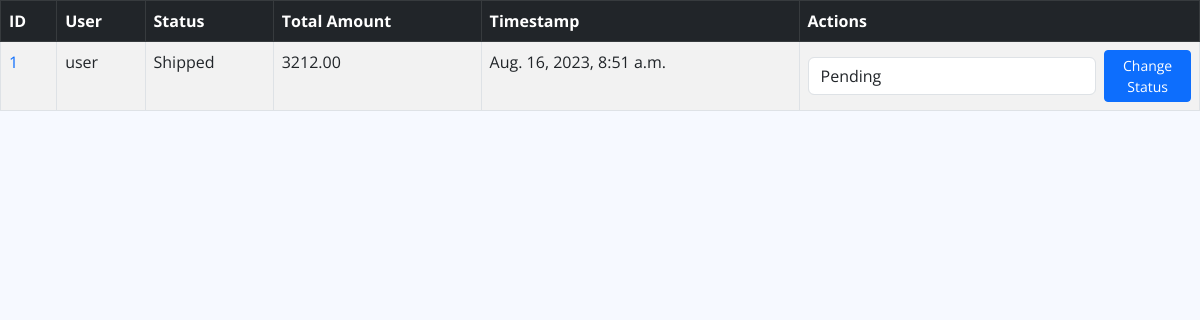
/orders/, run on an earlier commit of the app's database.
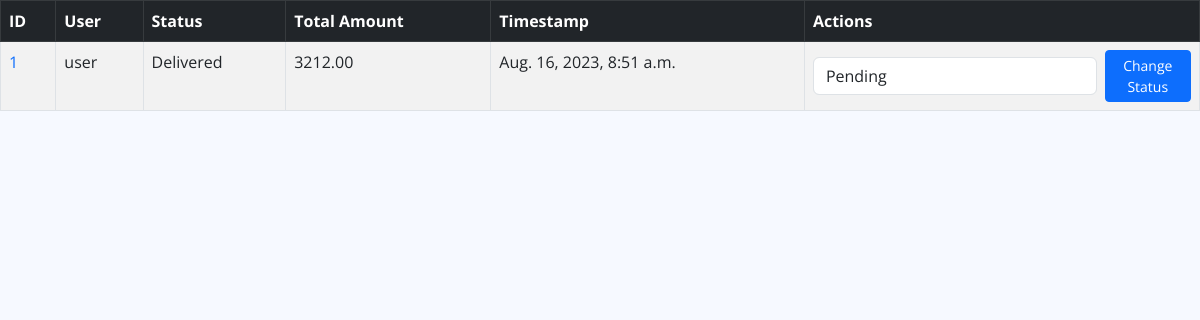
And on a later commit of the database.
### app/models.py (models this page shows, shortened)
class Order(models.Model):
    STATUS_CHOICES = (
        ('processing', 'Processing'),
        ('shipped', 'Shipped'),
        ('delivered', 'Delivered'),
    )
    user = models.ForeignKey(settings.AUTH_USER_MODEL, on_delete=models.CASCADE)
    status = models.CharField(max_length=20, choices=STATUS_CHOICES, default='processing')
    total_amount = models.DecimalField(max_digits=10, decimal_places=2)
    timestamp = models.DateTimeField(auto_now_add=True)

class CustomUser(AbstractUser):
    name = models.CharField(max_length=100)
    email = models.EmailField(unique=True)
    def __str__(self):
        return self.username

### app/views.py (the view)
# urls.py: path('orders/', views.OrderListView.as_view(), name='admin-order-list'),
class OrderListView(ListView):
    model = Order
    template_name = 'order_list.html'
    context_object_name = 'orders'

### templates/order_list.html (shortened to what this page needs)
<!DOCTYPE html>
<html lang="en">
<head>
{% load static %}
  <link rel="stylesheet" type="text/css" href="{% static 'assets/css/style.css' %}">
  <link href="{% static 'assets/vendor/bootstrap/css/bootstrap.min.css' %}" rel="stylesheet">
  <link href="{% static 'assets/vendor/bootstrap-icons/bootstrap-icons.css' %}" rel="stylesheet">
  <link href="{% static 'assets/vendor/boxicons/css/boxicons.min.css' %}" rel="stylesheet">
  <link href="{% static 'assets/vendor/quill/quill.snow.css' %}" rel="stylesheet">
  <link href="{% static 'assets/vendor/quill/quill.bubble.css' %}" rel="stylesheet">
  <link href="{% static 'assets/vendor/remixicon/remixicon.css' %}" rel="stylesheet">
  <link href="{% static 'assets/vendor/simple-datatables/style.css' %}" rel="stylesheet">
  <link href="{% static 'assets/css/style.css' %}" rel="stylesheet">
</head>
<div class="custom-order-list">
    <table class="table table-bordered table-striped">
        <thead class="table-dark">
            <tr>
                <th>ID</th>
                <th>User</th>
                <th>Status</th>
                <th>Total Amount</th>
                <th>Timestamp</th>
                <th>Actions</th>
            </tr>
        </thead>
        <tbody>
            {% for order in orders %}
                <tr>
                    <td><a href="{% url 'admin-order-detail' order.pk %}" class="text-primary">{{ order.id }}</a></td>
                    <td>{{ order.user }}</td>
                    <td>{{ order.status }}</td>
                    <td>{{ order.total_amount }}</td>
                    <td>{{ order.timestamp }}</td>
                    <td>
                        <form class="d-flex align-items-center" method="post" action="{% url 'admin-order-change-status' order.pk %}">
                            <select name="new_status" class="form-control me-2">
                                <option value="Pending">Pending</option>
                            </select>
                            <button type="submit" class="btn btn-primary btn-sm">Change Status</button>
                        </form>
                    </td>
                </tr>
            {% endfor %}
        </tbody>
    </table>
</div>

What changed in the data, as far as the page shows it:
changed Order "user": status "Shipped" → "Delivered"
